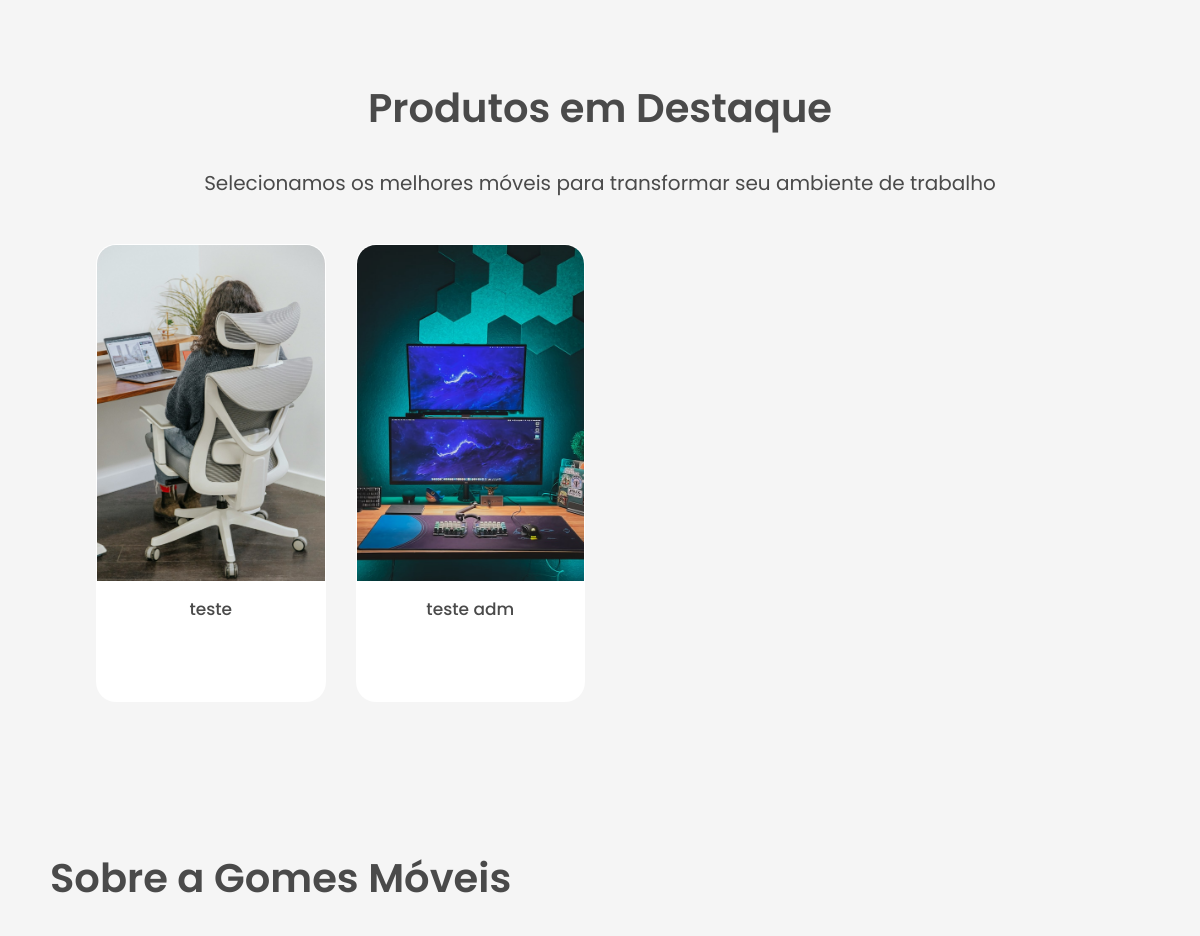
The app's page / (middle part), older data.
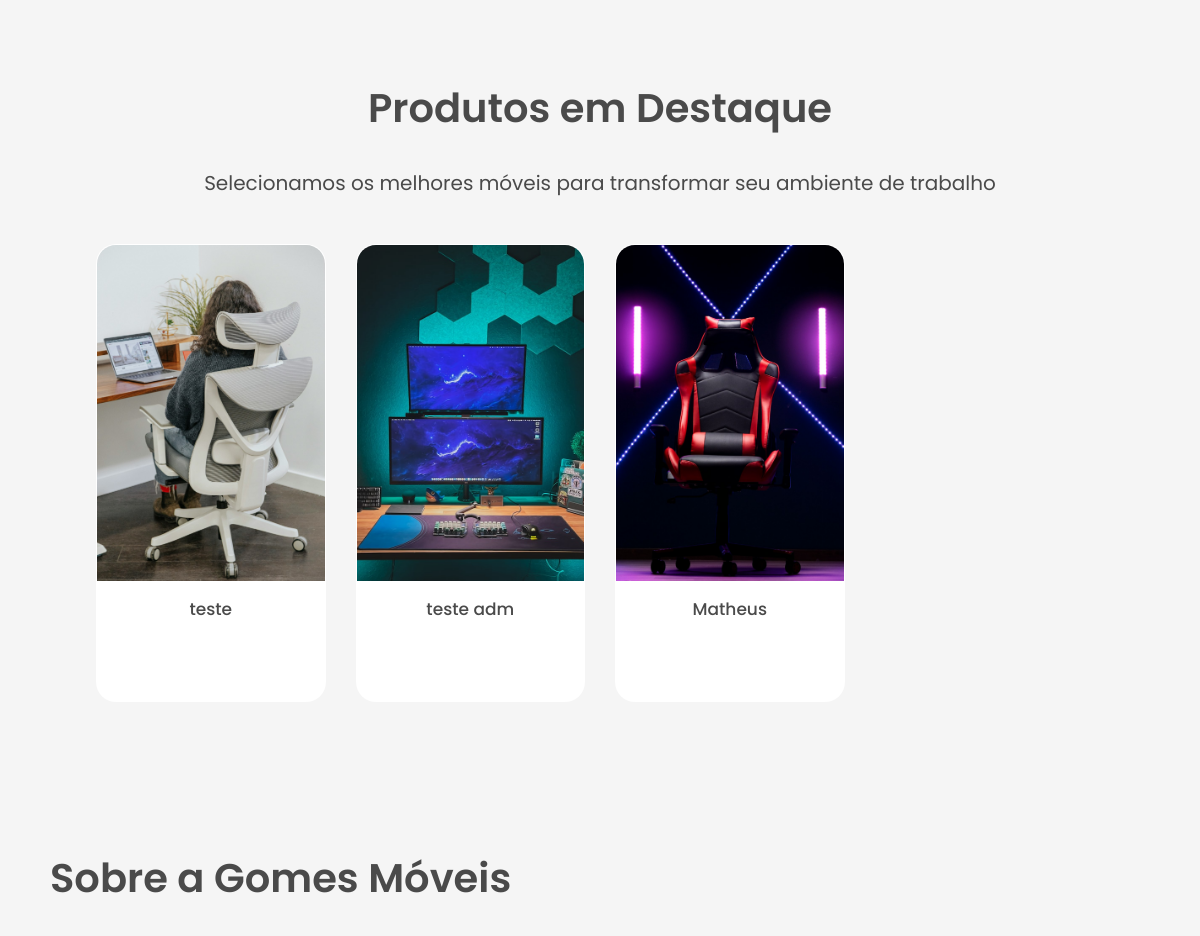
The same page, newer data.
### core/models.py (models this page shows, shortened)
class Produto(models.Model):
    TIPOS = [
        ("cadeira","Cadeira"),
        ("mesa","Mesa"),
        ("longarina","Longarina"),
        ("roupeiro","Roupeiro"),
        ("arquivo","Arquivos"),
        ("armario","Armários"),
        ("outros", "Outros")
    ]
    nome = models.CharField(max_length=200)
    descricao = models.TextField()
    destaque = models.BooleanField(default=False)
    slug = models.SlugField(unique=True, blank=True)
    tipo = models.CharField(max_length=20, choices=TIPOS, default="outros")
    categoria = models.ForeignKey(
        Categoria,
        on_delete=models.CASCADE,
        related_name="produtos"
    )

class ProdutoImagem(models.Model):
    produto = models.ForeignKey(
        Produto,
        on_delete=models.CASCADE,
        related_name="imagens"
    )
    imagem = models.ImageField(
        upload_to="produtos/",
        validators=[FileExtensionValidator(allowed_extensions=ALLOWED_IMAGE_EXTENSIONS), validate_image_file]
    )

### core/views.py (the view)
# urls.py: path("", inicio,name="inicio"),
def inicio(request):
    produtos_destaque = Produto.objects.filter(destaque=True)
    return render(request, "index.html", {
        "produtos_destaque": produtos_destaque
    })

### core/templates/index.html (shortened to what this page needs)
{% extends 'base.html' %}
{% load static %}
{% block css %}
<link rel="stylesheet" href="{% static 'css/index.css' %}">
{% endblock %}
{% block content %}
<div class="container-destaque">
    <div class="container-hero-destaque">
        <div class="produto-destaque">
            <h3>Produtos em Destaque</h3>
        </div>
        <div class="container-txt-destaque">
            <p>Selecionamos os melhores móveis para transformar seu ambiente de trabalho</p>
        </div>
        <div class="container-produto">
            {% for produto in produtos_destaque %}
            <a href="{% url 'produto' produto.slug %}" class="produto">
                <div class="img-container">
                    <img class="img-produto" src="{{ produto.imagens.first.imagem.url }}">
                </div>
                <div class="paragrafo-produto">
                    <p>{{ produto.nome }}</p>
                </div>
            </a>
            {% endfor %}
        </div>
    </div>
</div>
<div class="container-visao">
    <div class="container-descricao-visao">
        <div class="descricao-visao">
            <div class="sobre">
                <h4>Sobre a Gomes Móveis</h4>
            </div>
        </div>
    </div>
    <div class="container-img-visao">
    </div>
</div>
{% endblock %}

Row changes from the older to the newer data that the page shows:
added Produto: imagens.first.imagem (picture), nome "Matheus"
